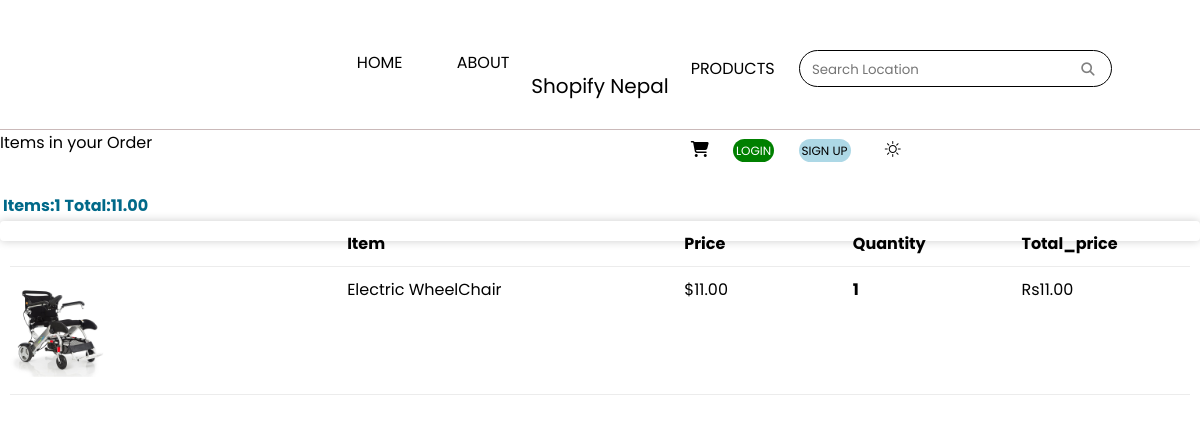
The page /44/showOrderitems on the database its author committed.
### stroll1/models.py (models this page shows, shortened)
class Order(models.Model):
    date_ordered = models.DateTimeField(auto_now_add=True, null=True)
    customer = models.ForeignKey(Customer, on_delete= models.SET_NULL, blank=True, null=True)
    complete = models.BooleanField(default=False, null=True, blank=True )
    transaction_id = models.CharField(max_length = 200, null=True)
    payment_method = models.CharField(max_length=20, choices = METHOD, default="Cash on delivery")
    payment_completed = models.BooleanField(default=False, null=True, blank=True)
    @property
    def get_cart_total(self):
        orderitems = self.orderitem_set.all()
        total = sum(orderitem.get_total for orderitem in orderitems)
        return total
    @property
    def get_cart_items_number(self):
        orderitems = self.orderitem_set.all()
        total = sum(orderitem.quantity for orderitem in orderitems)
        return total

class OrderItem(models.Model):
        product = models.ForeignKey(product, on_delete=models.CASCADE, null=True, blank=True)
        order = models.ForeignKey(Order, on_delete=models.CASCADE, null=True, blank=True)
        quantity = models.IntegerField(default=0, null=True, blank=True)
        date_added = models.DateTimeField(auto_now_add=True)
        @property
        def get_total(self):
            total = self.quantity * self.product.price
            return total

class product(models.Model):
        name = models.CharField(max_length = 200, null=True, blank=True)
        price = models.FloatField(max_length = 200, null=True, blank=True)
        image = models.ImageField(null=True, blank=True)
        category = models.ForeignKey(Category, models.CASCADE, null=True, blank=True)
        featured = models.BooleanField(default=False, null=True, blank=True )
        @property
        def imageURL(self):
            try:
                url= self.image.url
            except:
                url = ''
            return url

### stroll1/views.py (the view)
# urls.py: path("<order_id>/showOrderitems", views.showOrderitems, name="showOrderitems"),
def showOrderitems(request, order_id):
     order = Order.objects.get(id=order_id)
     orderitems = order.orderitem_set.all()
     context = {'orderitems': orderitems, 'order':order}
     return render(request, 'orderitems.html', context)

### Templates/orderitems.html (shortened to what this page needs)
{% extends 'base.html' %}
{% load static %}
{% block content %}
Items in your Order
<div class="row">
    <div class="col-lg-12">
        <br>
        <table class="table">
            <tr>
                <th><h4>Items:<strong>{{order.get_cart_items_number}}</strong></h4></th>
                <th><h4>Total:<strong>{{order.get_cart_total|floatformat:2}}</strong></h4></th>
            </tr>
        </table>
        <div class="box-element">
                <div class="cart-row">
                    <div style="flex: 2"></div>
                    <div style="flex: 2"><strong>Item</strong></div>
                    <div style="flex: 1"><strong>Price</strong></div>
                    <div style="flex: 1"><strong>Quantity</strong></div>
                    <div style="flex: 1"><strong>Total_price</strong></div>
                </div>
                {% for orderitem in orderitems %}
                <div class="cart-row">
					<div style="flex:2"><img class="row-image" src="{{orderitem.product.imageURL}}"></div>
					<div style="flex:2"><p>{{orderitem.product.name}}</p></div>
					<div style="flex:1"><p>${{orderitem.product.price|floatformat:2}}</p></div>
					<div style="flex:1">
						<p class="quantity">{{orderitem.quantity}}</p>
					</div>
					<div style="flex:1"><p>Rs{{orderitem.get_total|floatformat:2}}</p></div>
				</div>
                {% endfor %}
        </div>
        <br>
    </div>
</div>
{% endblock %}

### static/css/style.css (style rules this page uses)
* { margin: 0; box-sizing: border-box; font-family: 'Poppins', sans-serif; scroll-behavior: smooth; }
body { overflow-x: hidden; }
h4 { color: #006989; font-weight: bold; }
.box-element { box-shadow:hsl(0, 0%, 80%) 0 0 10px; background-color: #fff; border-radius: 4px; padding: 10px; height: 0; }
.col-lg-4, .col-lg-6, .col-lg-8, .col-lg-12 { margin-top: 10px; }
.row-image { width: 100px; }
.cart-row { display: flex; align-items: flex-stretch; padding-bottom: 10px; margin-bottom: 10px; border-bottom: 1px solid #ececec; }
.quantity { display: inline-block; font-weight: 700; padding-right:10px; }

### rows shown on the page
Order: get_cart_items_number "1", get_cart_total "11.00"
OrderItem: product.imageURL (picture), product.name "Electric WheelChair", product.price "11.00", quantity "1", get_total "11.00"
